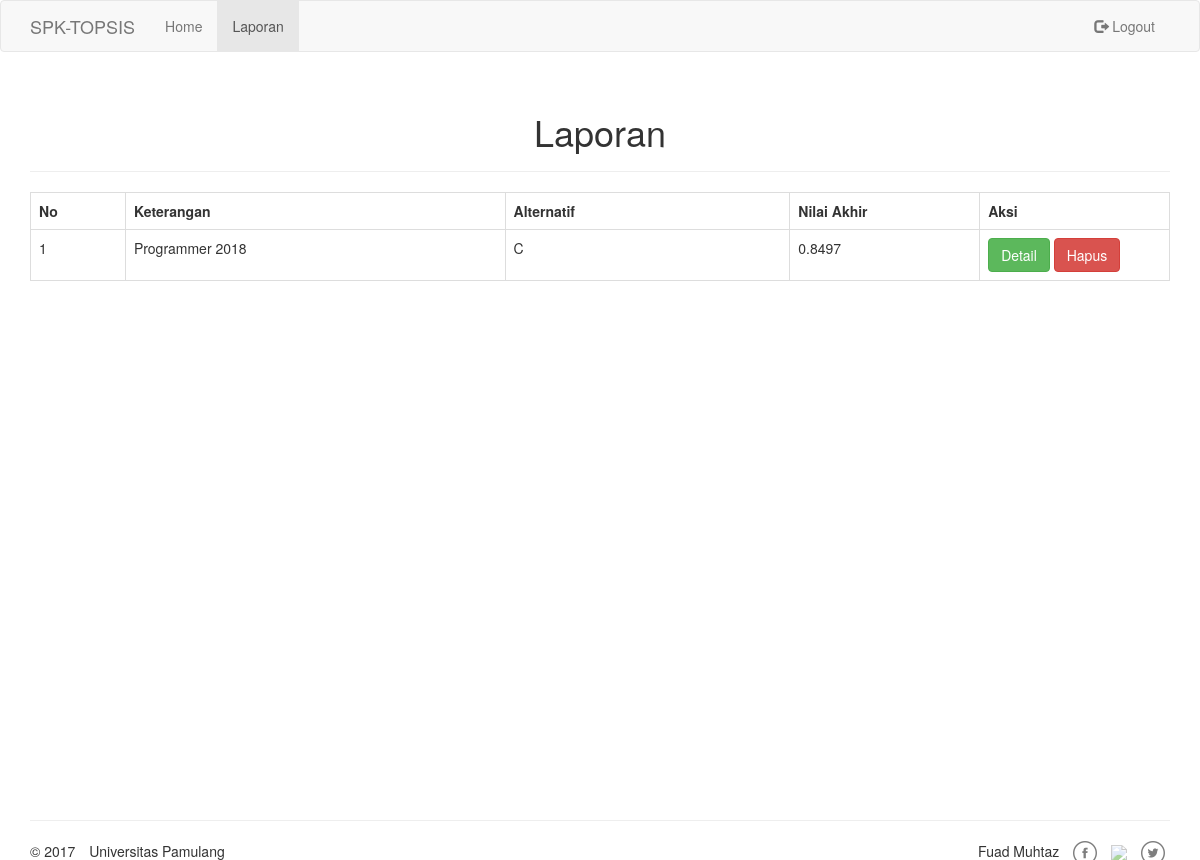
Screenshot of /laporan.php (signed in) with the database file from the repository.
### tables this page shows
CREATE TABLE `hasil` (
  `id_pemilihan` int(11) NOT NULL,
  `alternatif` varchar(255) NOT NULL,
  `v` double NOT NULL
);

CREATE TABLE `pemilihan` (
  `id` int(11) NOT NULL,
  `keterangan` varchar(255) NOT NULL,
  `tanggal` date NOT NULL,
  `status` varchar(20) NOT NULL
);

### laporan.php (the view, shortened to what this page needs)
<?php
require './includes/config.php';
$req = $dbc->prepare("SELECT * FROM pemilihan a INNER JOIN hasil b ON a.id = b.id_pemilihan");
$req->execute();
$pemilihan = $req->fetchAll();
include './includes/header.php';
?>
<div class="col-md-12">
    <div class="page-header text-center">
        <h1>Laporan</h1>
    </div>
    <?php
    if ($pemilihan) {
    ?>
    <table class="table table-bordered">
        <tr>
            <th class="col-md-1">No</th>
            <th class="col-md-4">Keterangan</th>
            <th class="col-md-3">Alternatif</th>
            <th class="col-md-2">Nilai Akhir</th>
            <th class="col-md-2">Aksi</th>
        </tr>
        <?php
        for($i = 0; $i < count($pemilihan); $i++) {
            echo '<tr>
                <td>'.($i+1).'</td>
                <td>'.$pemilihan[$i]['keterangan'].'</td>
                <td>'.$pemilihan[$i]['alternatif'].'</td>
                <td>'.$pemilihan[$i]['v'].'</td>
                <td>
                    <a href="detail-laporan.php?id='.$pemilihan[$i]['id'].'" class="btn btn-success">Detail</a>
                    <a href="hapus-laporan.php?id='.$pemilihan[$i]['id'].'" class="btn btn-danger">Hapus</a>
                </td>
            </tr>';
        }
        ?>
    </table>
    <?php
    } else {
        echo '<div class="well well-lg text-center">
                <strong>Tidak ada data yang disimpan.</strong>
            </div>';
    }
    ?>
</div>
<?php
include './includes/footer.php';
?>

### css/styles.css (style rules this page uses)
html { position: relative; min-height: 100%; }
body { margin-bottom: 60px; }

### rows the page displays
hasil: id_pemilihan.keterangan "Programmer 2018", alternatif "C", v "0.8497"

### other values shown
$key "Home"
$key "Laporan"
